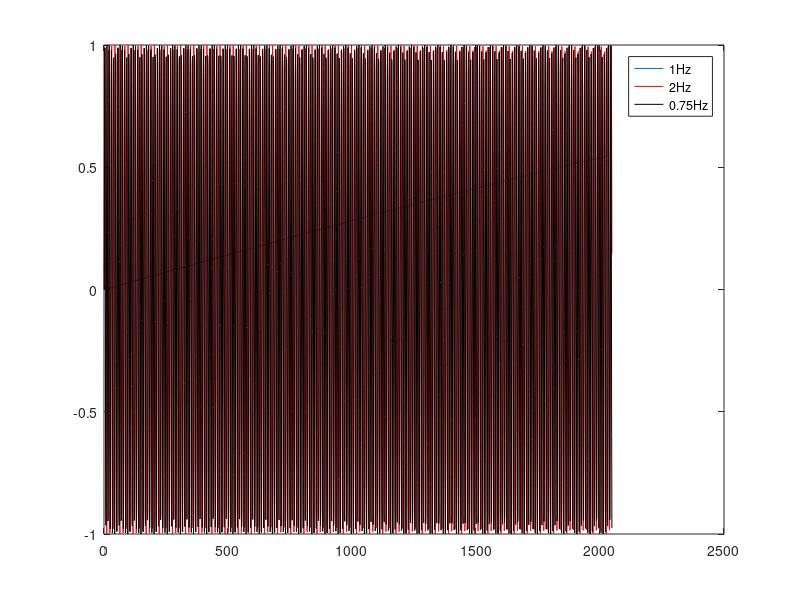

The MATLAB source for this figure:
clc;clear all;close all;
% DDS (Direct digital synthesizer) 
% https://en.wikipedia.org/wiki/Direct_digital_synthesizer

% Direct digital synthesizer (DDS) is a type of frequency synthesizer
% used for creating arbitrary waveforms from a single,
% fixed-frequency reference clock.
% Applications of DDS include: signal generation, local oscillators
% in communication systems, function generators, mixers, modulators,
% sound synthesizers and as part of a digital phase-locked loop


sintablen = 22050;
SINTAB = sin(2*pi*(0:sintablen-1)./sintablen);
fs = 22050;

% the sintable consists of one cycle of sine wave with 2048 samples
% if you access 2048 samples/sec (fs) from the above sintable,
% it will generate one complete cycle of sine wave in one sec.
% so, effectively the frequency is 1Hz.
% step = 1; Feff(Effective frequency) = fs/sintablen;
F_required = 1;
index = 1; step = (F_required/fs)*sintablen;
for i = 1:2048
    sin1Hz(i) = SINTAB(round(index));
    index = index+step;
    if index>sintablen
        index = index-sintablen;
    end
end
plot(sin1Hz); hold on;

% suppose we need to generate 2Hz sine wave.
% step = 2;
F_required = 1664;
index = 1; step = (F_required/fs)*sintablen;
for i = 1:2048
    sin2Hz(i) = SINTAB(round(index));
    index = index+step;
    if index>sintablen
        index = index-sintablen;
    end
end
plot(sin2Hz,'r'); hold on;

% suppose we need to generate 0.75Hz sine wave

index = 1;
F_required = 2496;
step = (F_required/fs)*sintablen;
for i = 1:2048
    sinp75Hz(i) = SINTAB(round(index));
    index = index+step;
    if index>sintablen
        index = index-sintablen;
    end
end
plot(sinp75Hz,'k'); hold on;
legend('1Hz','2Hz','0.75Hz')

% M Manoj Kumar
% could be reached at m.mnjkmr@gmail.com
